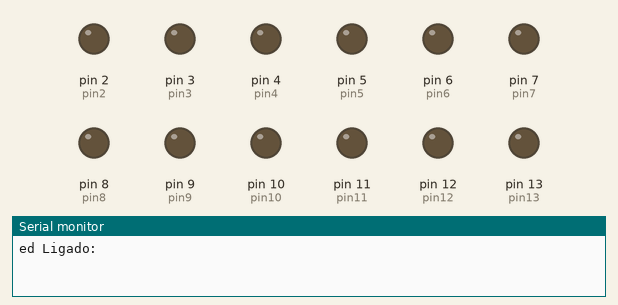
A sketch run on a simulated Arduino Uno, built with avr-gcc and run on an emulated ATmega328P. On the bench: output pins drawn as LEDs (lit = HIGH), the last lines printed to the serial monitor. Pins used as bus, display or sensor lines are not drawn.

Above: at 0.5 s.
At 3.5 s:
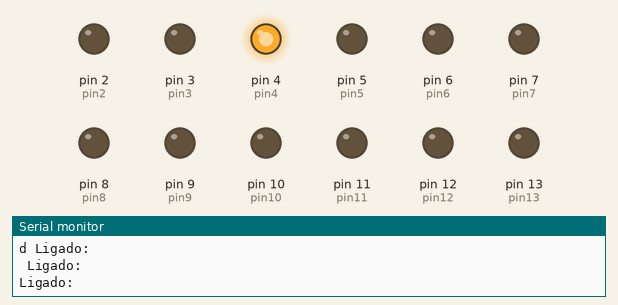
At 5.5 s:
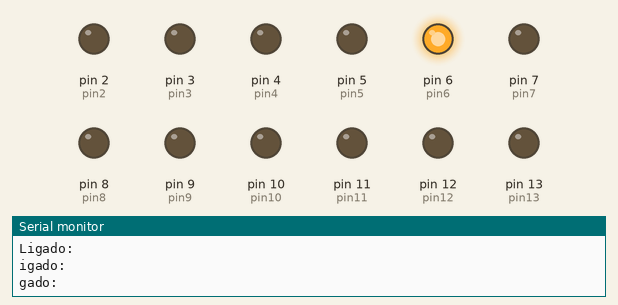
At 7.5 s:
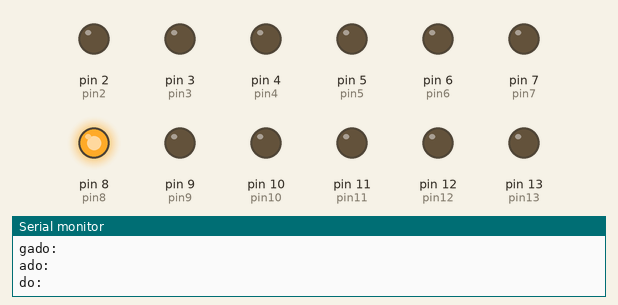
At 11.5 s:
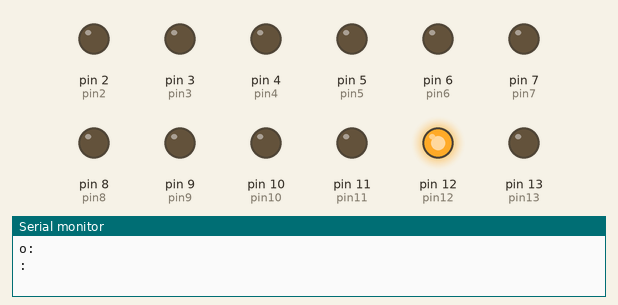
At 15.5 s:
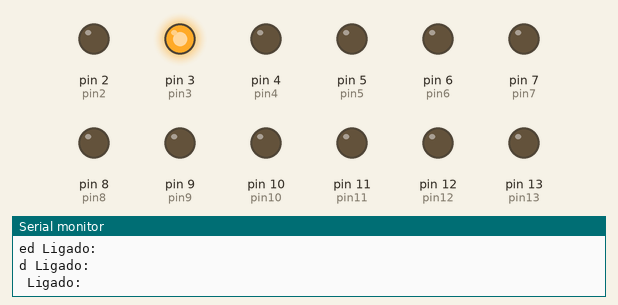
Timing chart, 0 to 16.9 s (numbered marks = the images above):
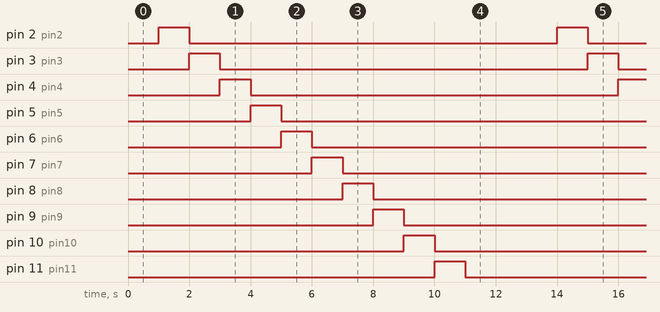

The sketch:

PlacaSemaforo_Teste.ino
```cpp
#define pin1 1
#define pin2 2
#define pin3 3
#define pin4 4
#define pin5 5
#define pin6 6
#define pin7 7
#define pin8 8
#define pin9 9
#define pin10 10
#define pin11 11
#define pin12 12
#define pin13 13

void setup()
{
  pinMode(pin1, OUTPUT);
  pinMode(pin2, OUTPUT);
  pinMode(pin3, OUTPUT);
  pinMode(pin4, OUTPUT);
  pinMode(pin5, OUTPUT);
  pinMode(pin6, OUTPUT);
pinMode(pin7, OUTPUT);
  pinMode(pin8, OUTPUT);
  pinMode(pin9, OUTPUT);
  pinMode(pin10, OUTPUT);
  pinMode(pin11, OUTPUT);
  pinMode(pin12, OUTPUT);
  pinMode(pin13, OUTPUT);


  Serial.begin(9600);
}

void liga(int pin_liga, int pin_desliga){
  digitalWrite(pin_liga, HIGH);
  digitalWrite(pin_desliga, LOW);

  Serial.println("Led Ligado: " + pin_liga);
  delay(1000);
}

void loop()
{
  liga(pin1, pin13);
  liga(pin2, pin1);
  liga(pin3, pin2);
  liga(pin4, pin3);
  liga(pin5, pin4);
  liga(pin6, pin5);
  liga(pin7, pin6);
  liga(pin8, pin7);
  liga(pin9, pin8);
  liga(pin10, pin9);
  liga(pin11, pin10);
  liga(pin12, pin11);
  liga(pin13, pin12);

}
```

Measured:
- by itself, pin 2 (pin2), pin 3 (pin3), pin 4 (pin4), pin 5 (pin5), pin 6 (pin6), pin 7 (pin7), pin 8 (pin8), pin 9 (pin9), pin 10 (pin10), pin 11 (pin11), pin 12 (pin12), pin 13 (pin13): alternates HIGH for 1.0 s and LOW for 12.0 s
- by itself, everything shown: repeats every 13.0 s, in 13 steps
